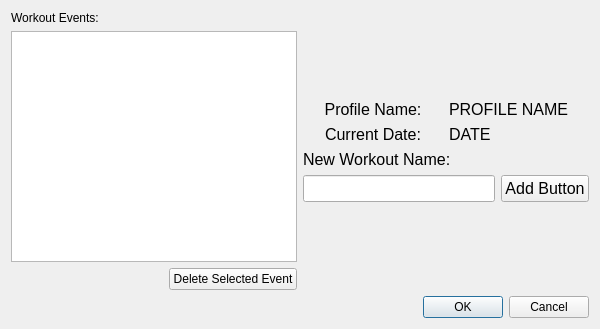
<?xml version="1.0" encoding="UTF-8"?>
<ui version="4.0">
 <class>WorkoutWindow</class>
 <widget class="QDialog" name="WorkoutWindow">
  <property name="geometry">
   <rect>
    <x>0</x>
    <y>0</y>
    <width>600</width>
    <height>329</height>
   </rect>
  </property>
  <property name="minimumSize">
   <size>
    <width>600</width>
    <height>200</height>
   </size>
  </property>
  <property name="maximumSize">
   <size>
    <width>600</width>
    <height>400</height>
   </size>
  </property>
  <property name="windowTitle">
   <string>Workout Information</string>
  </property>
  <property name="modal">
   <bool>true</bool>
  </property>
  <layout class="QVBoxLayout" name="verticalLayout_2">
   <item>
    <layout class="QVBoxLayout" name="verticalLayout">
     <item>
      <layout class="QHBoxLayout" name="horizontalLayout">
       <item>
        <layout class="QVBoxLayout" name="ListLayout">
         <item>
          <widget class="QLabel" name="ListLabel">
           <property name="text">
            <string>Workout Events:</string>
           </property>
          </widget>
         </item>
         <item>
          <widget class="QListWidget" name="WorkoutList"/>
         </item>
         <item>
          <layout class="QHBoxLayout" name="ListButtonLayout">
           <item>
            <spacer name="horizontalSpacer">
             <property name="orientation">
              <enum>Qt::Horizontal</enum>
             </property>
             <property name="sizeHint" stdset="0">
              <size>
               <width>40</width>
               <height>20</height>
              </size>
             </property>
            </spacer>
           </item>
           <item>
            <widget class="QPushButton" name="DeleteButton">
             <property name="text">
              <string>Delete Selected Event</string>
             </property>
            </widget>
           </item>
          </layout>
         </item>
        </layout>
       </item>
       <item>
        <layout class="QVBoxLayout" name="WorkoutOptionLayout">
         <item>
          <spacer name="verticalSpacer_2">
           <property name="orientation">
            <enum>Qt::Vertical</enum>
           </property>
           <property name="sizeType">
            <enum>QSizePolicy::Expanding</enum>
           </property>
           <property name="sizeHint" stdset="0">
            <size>
             <width>20</width>
             <height>40</height>
            </size>
           </property>
          </spacer>
         </item>
         <item>
          <layout class="QHBoxLayout" name="horizontalLayout_2">
           <item>
            <widget class="QLabel" name="CurrentProfileLabel">
             <property name="font">
              <font>
               <pointsize>12</pointsize>
              </font>
             </property>
             <property name="text">
              <string>Profile Name:</string>
             </property>
             <property name="alignment">
              <set>Qt::AlignCenter</set>
             </property>
            </widget>
           </item>
           <item>
            <widget class="QLabel" name="ProfileNameLabel">
             <property name="font">
              <font>
               <pointsize>12</pointsize>
              </font>
             </property>
             <property name="text">
              <string>PROFILE NAME</string>
             </property>
            </widget>
           </item>
          </layout>
         </item>
         <item>
          <layout class="QHBoxLayout" name="horizontalLayout_3">
           <item>
            <widget class="QLabel" name="CurrentDateLabel">
             <property name="font">
              <font>
               <pointsize>12</pointsize>
              </font>
             </property>
             <property name="text">
              <string>Current Date:</string>
             </property>
             <property name="alignment">
              <set>Qt::AlignCenter</set>
             </property>
            </widget>
           </item>
           <item>
            <widget class="QLabel" name="WorkoutDateLabel">
             <property name="font">
              <font>
               <pointsize>12</pointsize>
              </font>
             </property>
             <property name="text">
              <string>DATE</string>
             </property>
            </widget>
           </item>
          </layout>
         </item>
         <item>
          <widget class="QLabel" name="EventNameLabel">
           <property name="font">
            <font>
             <pointsize>12</pointsize>
            </font>
           </property>
           <property name="text">
            <string>New Workout Name:</string>
           </property>
          </widget>
         </item>
         <item>
          <layout class="QHBoxLayout" name="horizontalLayout_4">
           <item>
            <widget class="QLineEdit" name="EventNameLineEdit">
             <property name="font">
              <font>
               <pointsize>12</pointsize>
              </font>
             </property>
            </widget>
           </item>
           <item>
            <widget class="QPushButton" name="AddButton">
             <property name="font">
              <font>
               <pointsize>12</pointsize>
              </font>
             </property>
             <property name="text">
              <string>Add Button</string>
             </property>
            </widget>
           </item>
          </layout>
         </item>
         <item>
          <spacer name="verticalSpacer">
           <property name="orientation">
            <enum>Qt::Vertical</enum>
           </property>
           <property name="sizeHint" stdset="0">
            <size>
             <width>20</width>
             <height>40</height>
            </size>
           </property>
          </spacer>
         </item>
        </layout>
       </item>
      </layout>
     </item>
     <item>
      <widget class="QDialogButtonBox" name="buttonBox">
       <property name="standardButtons">
        <set>QDialogButtonBox::Cancel|QDialogButtonBox::Ok</set>
       </property>
      </widget>
     </item>
     <item>
      <layout class="QVBoxLayout" name="verticalLayout_3"/>
     </item>
    </layout>
   </item>
  </layout>
 </widget>
 <resources/>
 <connections/>
</ui>
